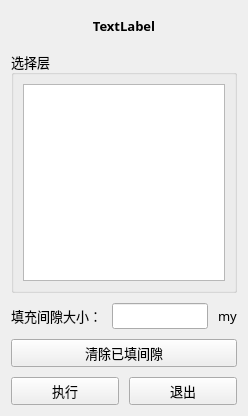
<?xml version="1.0" encoding="UTF-8"?>
<ui version="4.0">
 <class>Form</class>
 <widget class="QWidget" name="Form">
  <property name="geometry">
   <rect>
    <x>0</x>
    <y>0</y>
    <width>248</width>
    <height>416</height>
   </rect>
  </property>
  <property name="font">
   <font>
    <family>微软雅黑</family>
    <pointsize>10</pointsize>
   </font>
  </property>
  <property name="windowTitle">
   <string>填充间隙</string>
  </property>
  <layout class="QVBoxLayout" name="verticalLayout_2">
   <property name="spacing">
    <number>10</number>
   </property>
   <item>
    <widget class="QLabel" name="label_title">
     <property name="minimumSize">
      <size>
       <width>0</width>
       <height>30</height>
      </size>
     </property>
     <property name="font">
      <font>
       <family>微软雅黑</family>
       <pointsize>10</pointsize>
       <weight>75</weight>
       <bold>true</bold>
      </font>
     </property>
     <property name="text">
      <string>TextLabel</string>
     </property>
     <property name="alignment">
      <set>Qt::AlignCenter</set>
     </property>
    </widget>
   </item>
   <item>
    <widget class="QGroupBox" name="groupBox">
     <property name="title">
      <string>选择层</string>
     </property>
     <layout class="QVBoxLayout" name="verticalLayout">
      <item>
       <widget class="QListWidget" name="listWidget"/>
      </item>
     </layout>
    </widget>
   </item>
   <item>
    <layout class="QHBoxLayout" name="horizontalLayout_2">
     <item>
      <widget class="QLabel" name="label">
       <property name="text">
        <string>填充间隙大小：</string>
       </property>
      </widget>
     </item>
     <item>
      <widget class="QLineEdit" name="lineEdit_size"/>
     </item>
     <item>
      <widget class="QLabel" name="label_4">
       <property name="text">
        <string>my</string>
       </property>
      </widget>
     </item>
    </layout>
   </item>
   <item>
    <widget class="QPushButton" name="pushButton_clear_patch">
     <property name="cursor">
      <cursorShape>PointingHandCursor</cursorShape>
     </property>
     <property name="text">
      <string>清除已填间隙</string>
     </property>
    </widget>
   </item>
   <item>
    <layout class="QHBoxLayout" name="horizontalLayout">
     <item>
      <widget class="QPushButton" name="pushButton_exec">
       <property name="cursor">
        <cursorShape>PointingHandCursor</cursorShape>
       </property>
       <property name="text">
        <string>执行</string>
       </property>
      </widget>
     </item>
     <item>
      <widget class="QPushButton" name="pushButton_exit">
       <property name="cursor">
        <cursorShape>PointingHandCursor</cursorShape>
       </property>
       <property name="text">
        <string>退出</string>
       </property>
      </widget>
     </item>
    </layout>
   </item>
  </layout>
 </widget>
 <resources/>
 <connections/>
</ui>
